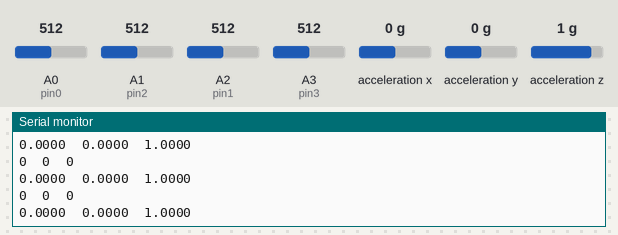
Bench run of a sketch on a simulated Arduino Uno, built with avr-gcc and run on an emulated ATmega328P. Parts: the last lines printed to the serial monitor. Wiring (inferred from the names in the program): MMA8452 accelerometer at I2C address 0x1D. The inputs (shaded band) are chosen by the test bench; at power-on: acceleration x 0 g, acceleration y 0 g, acceleration z 1 g, A0 (pin0) = 512, A1 (pin2) = 512, A2 (pin1) = 512, A3 (pin3) = 512.

Above: at 1.2 s.
1.3 s: acceleration x set to -0.2 g
At 1.8 s:
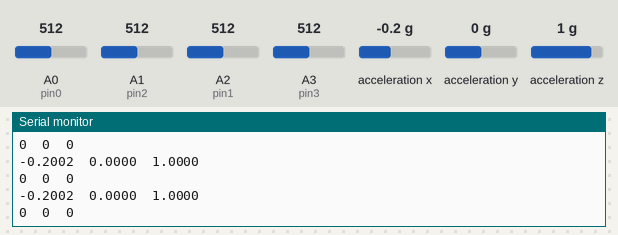
4.3 s: acceleration y set to -0.2 g
At 5.0 s:
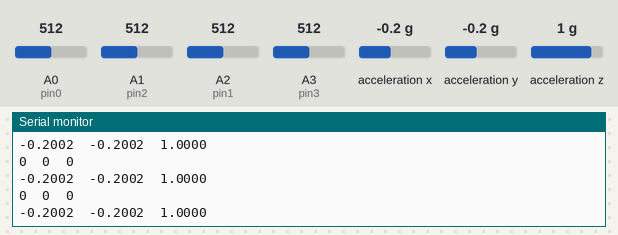
7.3 s: acceleration z set to 0.1 g
At 8.1 s:
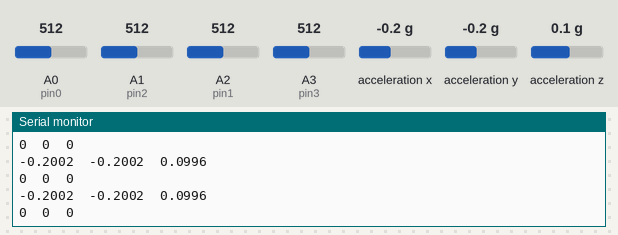
8.8 s: acceleration z set to -0.2 g
At 9.6 s:
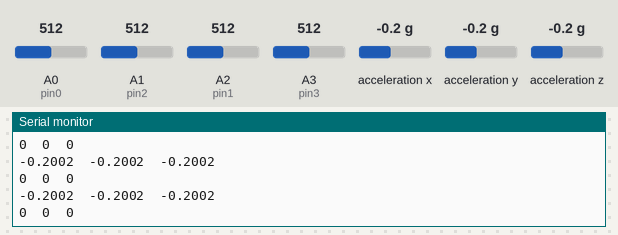
Timing chart, 0 to 11.8 s (numbered marks = the images above; inputs shaded):
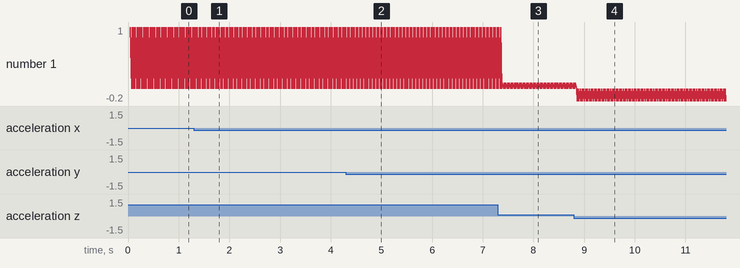

Measured:
- after the input at 1.3 s, the serial monitor: prints a new line after 0.07 s (image 1)
- after the input at 4.3 s, the serial monitor: prints a new line after 0.07 s (image 2)
- after the input at 7.3 s, the serial monitor: prints a new line after 0.09 s (image 3)
- after the input at 8.8 s, the serial monitor: prints a new line after 0.06 s (image 4)
- plotted number 1: 1 → 0.1 after the input at 7.3 s

The sketch:

merlin_optical_limits.ino
```cpp
#include <Wire.h>

// accelerometer address
#define MMA8452_ADDRESS 0x1D  // 0x1D if SA0 is high, 0x1C if low

//Define a few of the registers that we will be accessing on the MMA8452
#define OUT_X_MSB 0x01
#define XYZ_DATA_CFG  0x0E
#define WHO_AM_I   0x0D
#define CTRL_REG1  0x2A

// Sets full-scale range to +/-2, 4, or 8g.
// Used to calc real g values.
#define GSCALE 2


// ----- PIN definition -----
const int pin0 = A0;   // optical limit switch 0
const int pin1 = A2;   // optical limit switch 1
const int pin2 = A1;   // optical limit switch 2
const int pin3 = A3;   // optical limit switch 3


// Setup executed once
char dim_label[] = "accelerometer";
void setup()
{
  Serial.begin(9600);
  Serial.println("merlin_arduino started");

  Wire.begin(); //Join the bus as a master

  initMMA8452(); //Test and intialize the MMA8452
}


void loop()
{
  // ----- Acceleromter -----------
  int accelCount[3];  // Stores the 12-bit signed value
  readAccelData(accelCount);  // Read the x/y/z adc values

  // Now we'll calculate the accleration value into actual g's
  float accelG[3];  // Stores the real accel value in g's
  for (int i = 0 ; i < 3 ; i++)
  {
    // get actual g value, this depends on scale being set
    accelG[i] = (float) accelCount[i] / ((1<<12)/(2*GSCALE));
  }

  // publish x
  for (int i = 0; i < 3; i++)
  {
    Serial.print(accelG[i],4);  // Print g value
    Serial.print("\t");  // tabs in between
  }
  Serial.println();

  // ----- Optical Limit Switch -----------
  int state = 0;
  boolean optState[4];

  // joint 0
  state = analogRead(pin0);
  if(state < 512){
    optState[0] = true;
  }else{
    optState[0] = false;
  }

  // joint 1
  state = analogRead(pin1);
  if(state < 512){
    optState[1] = true;
  }else{
    optState[1] = false;
  }

  // joint 2
  state = analogRead(pin2);
  if(state < 512){
    optState[2] = true;
  }else{
    optState[2] = false;
  }

  // joint 3
  state = analogRead(pin3);
  if(state < 512){
    optState[3] = true;
  }else{
    optState[3] = false;
  }

//  pub_opt.publish(&msg_opt);
  for (int i = 0; i < 3; i++)
  {
    Serial.print(optState[i]);  // Print g value
    Serial.print("\t");  // tabs in between
  }
  Serial.println();


  delay(10);
}


void readAccelData(int *destination)
{
  byte rawData[6];  // x/y/z accel register data stored here

  readRegisters(OUT_X_MSB, 6, rawData);  // Read the six raw data registers into data array

  // Loop to calculate 12-bit ADC and g value for each axis
  for(int i = 0; i < 3 ; i++)
  {
    int gCount = (rawData[i*2] << 8) | rawData[(i*2)+1];  //Combine the two 8 bit registers into one 12-bit number
    gCount >>= 4; //The registers are left align, here we right align the 12-bit integer

    // If the number is negative, we have to make it so manually (no 12-bit data type)
    if (rawData[i*2] > 0x7F)
    {
      gCount = ~gCount + 1;
      gCount *= -1;  // Transform into negative 2's complement #
    }

    destination[i] = gCount; //Record this gCount into the 3 int array
  }
}


// Initialize the MMA8452 registers
// See the many application notes for more info on setting all of these registers:
void initMMA8452()
{
  byte c = readRegister(WHO_AM_I);  // Read WHO_AM_I register
  if (c == 0x2A) // WHO_AM_I should always be 0x2A
  {
    Serial.println("MMA8452Q is online...");
  }
  else
  {
    Serial.print("Could not connect to MMA8452Q: 0x");
    Serial.println(c, HEX);
    while(1) ; // Loop forever if communication doesn't happen
  }

  MMA8452Standby();  // Must be in standby to change registers

  // Set up the full scale range to 2, 4, or 8g.
  byte fsr = GSCALE;
  if(fsr > 8) fsr = 8; //Easy error check
  fsr >>= 2; // Neat trick, see page 22. 00 = 2G, 01 = 4A, 10 = 8G
  writeRegister(XYZ_DATA_CFG, fsr);

  //The default data rate is 800Hz and we don't modify it in this example code

  MMA8452Active();  // Set to active to start reading
}

// Sets the MMA8452 to standby mode. It must be in standby to change most register settings
void MMA8452Standby()
{
  byte c = readRegister(CTRL_REG1);
  writeRegister(CTRL_REG1, c & ~(0x01)); //Clear the active bit to go into standby
}

// Sets the MMA8452 to active mode. Needs to be in this mode to output data
void MMA8452Active()
{
  byte c = readRegister(CTRL_REG1);
  writeRegister(CTRL_REG1, c | 0x01); //Set the active bit to begin detection
}

// Read bytesToRead sequentially, starting at addressToRead into the dest byte array
void readRegisters(byte addressToRead, int bytesToRead, byte * dest)
{
  Wire.beginTransmission(MMA8452_ADDRESS);
  Wire.write(addressToRead);
  Wire.endTransmission(false); //endTransmission but keep the connection active

  Wire.requestFrom(MMA8452_ADDRESS, bytesToRead); //Ask for bytes, once done, bus is released by default

  while(Wire.available() < bytesToRead); //Hang out until we get the # of bytes we expect

  for(int x = 0 ; x < bytesToRead ; x++)
    dest[x] = Wire.read();
}

// Read a single byte from addressToRead and return it as a byte
byte readRegister(byte addressToRead)
{
  Wire.beginTransmission(MMA8452_ADDRESS);
  Wire.write(addressToRead);
  Wire.endTransmission(false); //endTransmission but keep the connection active

  Wire.requestFrom(MMA8452_ADDRESS, 1); //Ask for 1 byte, once done, bus is released by default

  while(!Wire.available()) ; //Wait for the data to come back
  return Wire.read(); //Return this one byte
}

// Writes a single byte (dataToWrite) into addressToWrite
void writeRegister(byte addressToWrite, byte dataToWrite)
{
  Wire.beginTransmission(MMA8452_ADDRESS);
  Wire.write(addressToWrite);
  Wire.write(dataToWrite);
  Wire.endTransmission(); //Stop transmitting
}
```
